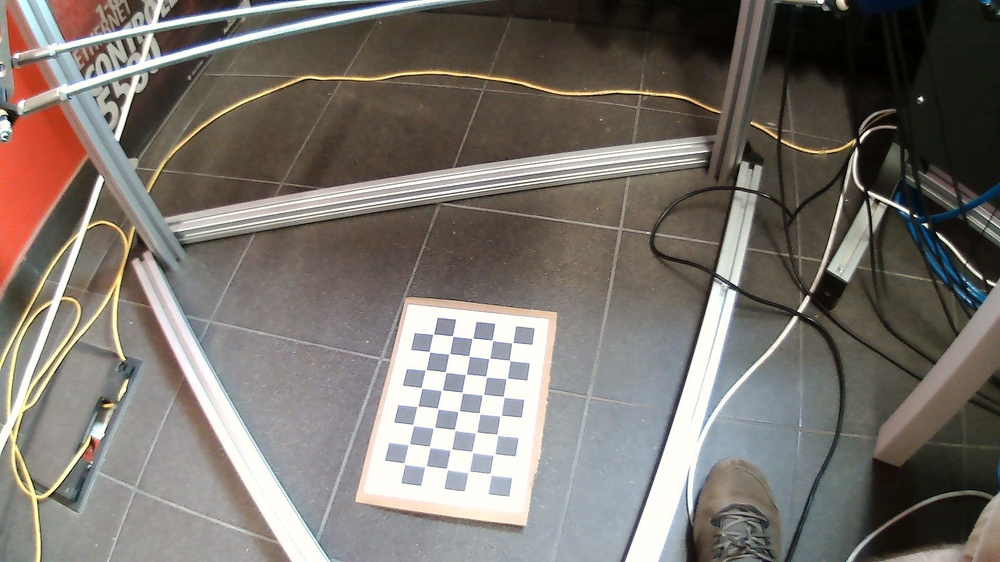
#> input picture distoritonCalibration/calibraion photos/WIN_20220831_14_25_26_Pro.jpg, 1000 x 562 px, shrunk from 1920 x 1080 before the run; its folder holds only this picture in this run
$ python distortion_calibration.py
#> lines starting #> are read from the running program, lines starting #| are printed output that depends on the picture; after the words box and inside, x2 and y2 are one past the last pixel; in counts of white or black regions, pixels touching at a corner belong together
import numpy as np
import cv2 as cv
import time as t
import glob
import json

# settings
chessboard_size = (5, 8)

# termination criteria
criteria = (cv.TERM_CRITERIA_EPS + cv.TERM_CRITERIA_MAX_ITER, 30, 0.001)

# prepare object points shaped [[0. 0. 0.], [1. 0. 0.], [0. 0. 0.], ... , [chessboard_size[0]. chessboard_size[1]. 0.]}
objp = np.zeros((chessboard_size[0] * chessboard_size[1], 3), np.float32)
objp[:, :2] = np.mgrid[0:chessboard_size[0], 0:chessboard_size[1]].T.reshape(-1, 2)

# prepare list to store img points
obj_points = []  # 3D points in real world
img_points = []  # 2D points on captured frame

# get path and name for all jpgs
images = glob.glob('distoritonCalibration/calibraion photos/*.jpg')

for location in images:
    img = cv.imread(location)
#> img is the input picture: shape (562, 1000, 3); mean B, G, R 109.3, 115.6, 121.6
    img_gray = cv.cvtColor(img, cv.COLOR_BGR2GRAY)
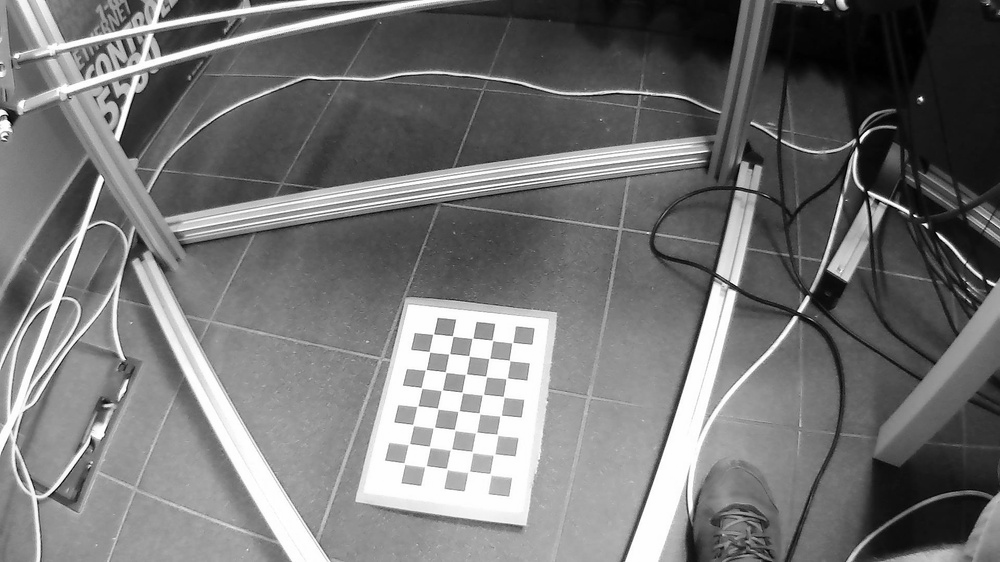
#> img_gray: shape (562, 1000); min 0, max 255, mean 116.7

    # find the chessboard corners
    ret, corners = cv.findChessboardCorners(img_gray, (chessboard_size[0], chessboard_size[1]), None)
#> ret = True; corners = 40 rows, first 8: [489.8, 473.3], [469.5, 470.4], [445.8, 467.9], [426.8, 465.6], [403.6, 462.9], [495.1, 453.6], [471.6, 451.2], [451.9, 448.5]

    if ret:
        obj_points.append(objp)

        corners2 = cv.cornerSubPix(img_gray, corners, (11, 11), (-1, -1), criteria)
#> corners2 = 40 rows, first 8: [490.3, 474.2], [468.7, 471.6], [446.6, 468.9], [425.7, 465.9], [404.4, 463.5], [494.2, 454.4], [472.2, 451.8], [451, 449.3]
        img_points.append(corners)

        cv.drawChessboardCorners(img, (chessboard_size[0], chessboard_size[1]), corners2, ret)
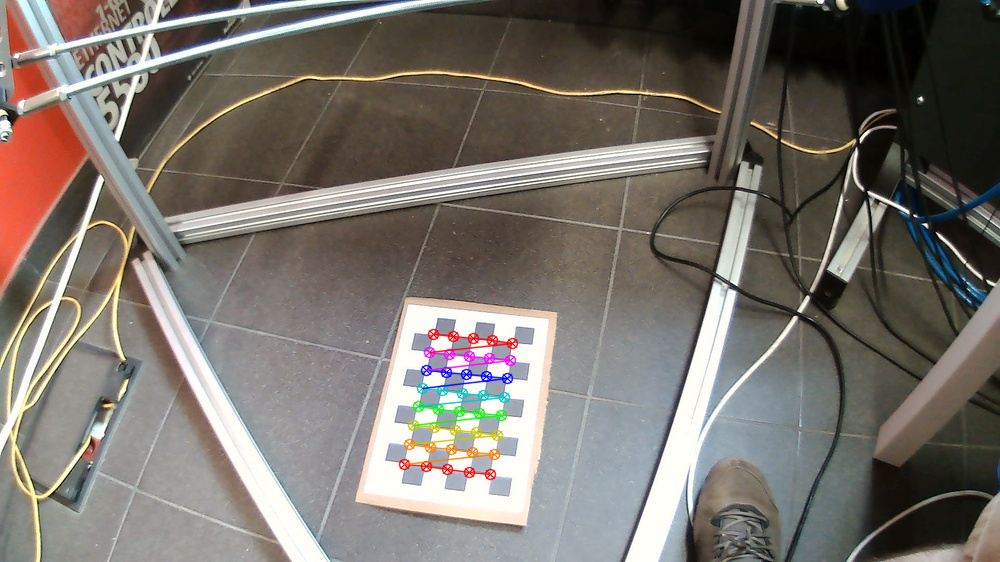
#> img: shape (562, 1000, 3); 1.2% of pixels changed, all inside (x1, y1, x2, y2) = (398, 328, 519, 481)

        ret, camera_matrix, distortion, rotation_vectors, translation_vectors = cv.calibrateCamera(obj_points,
                                                                                                   img_points,
                                                                                                   img.shape[:2], None,
                                                                                                   None)
#> ret = 0.265; camera_matrix = [[1557, 0, 292.2], [0, 2884.6, 516.3], [0, 0, 1]]; distortion = [[3.57, -9.32, -0.0382, -0.24, -876.9]]; rotation_vectors = ([-0.271, -1.47, -2.53],); translation_vectors = ([9.01, -0.949, 67.99],)

        cv.imshow('CameraCalibration', img)
        cv.waitKey(200)

# undistort the image
for img in images:
    img = cv.imread(img)
    h, w = img.shape[:2]
    new_camera_matrix, roi = cv.getOptimalNewCameraMatrix(camera_matrix, distortion, (w, h), 1, (w, h))
#> new_camera_matrix = [[1631, 0, 258.6], [0, 2592.1, 483.4], [0, 0, 1]]; roi = (7, 80, 992, 441)
    dst = cv.undistort(img, camera_matrix, distortion, None, new_camera_matrix)
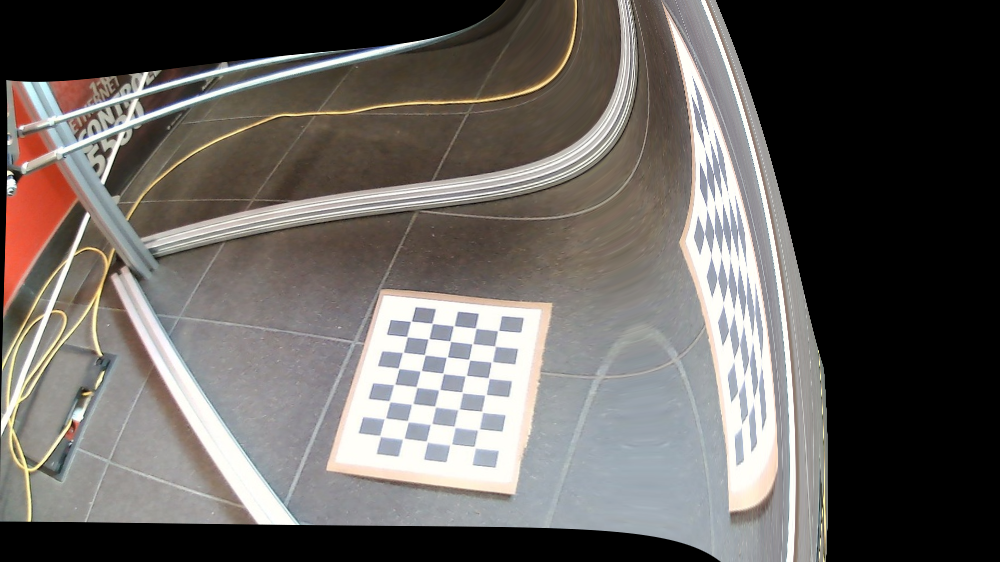
#> dst: shape (562, 1000, 3); mean B, G, R 95.6, 99.1, 103.5

    # crop the img
    x, y, w, h = roi
#> x = 7; y = 80; w = 992; h = 441
    dst = dst[y:y + h, x:x + w]
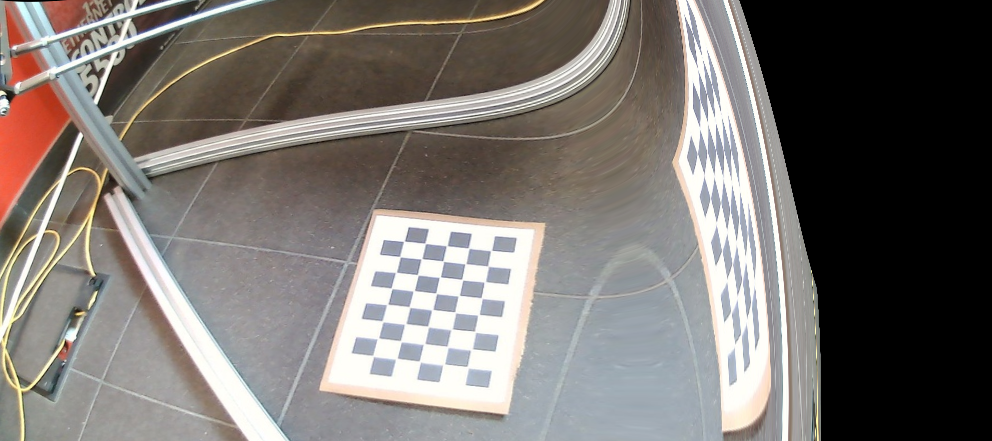
#> dst: shape (441, 992, 3); mean B, G, R 112.8, 116.7, 122

    cv.imshow("Calibratied img", dst)
    cv.waitKey(500)

cv.destroyAllWindows()

# # save camera calibration data to json file
# data = {"ret": ret, "camera_matrix": camera_matrix.tolist(), "dist": distortion.tolist()}
#
# fname = "CameraCalibrationData.json"
#
# with open(fname, "w") as f:
#     json.dump(data, f)

$ run again, on distoritonCalibration/calibraion photos/WIN_20220831_14_25_58_Pro.jpg
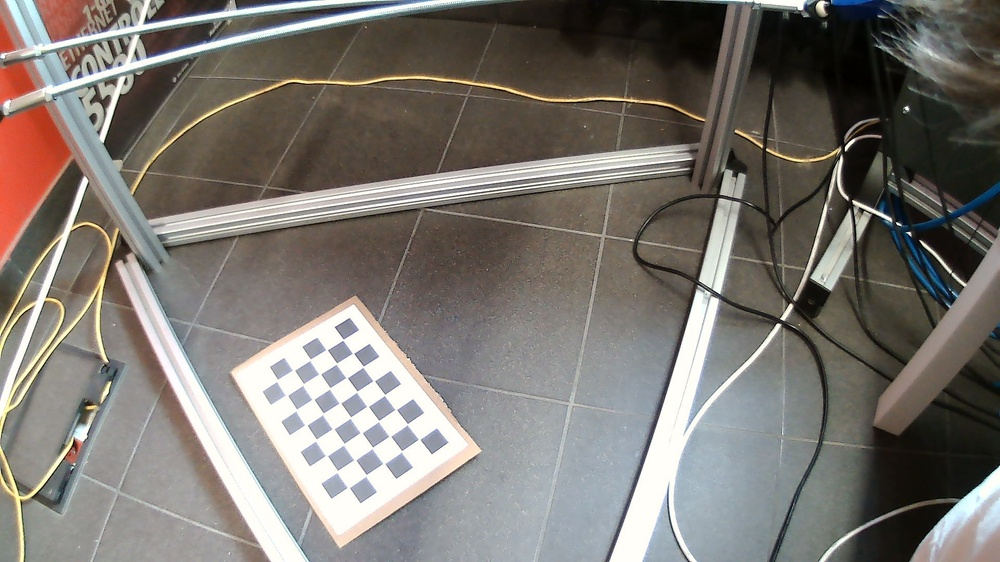
#> input picture distoritonCalibration/calibraion photos/WIN_20220831_14_25_58_Pro.jpg, 1000 x 562 px, shrunk from 1920 x 1080 before the run
#> img is the input picture: shape (562, 1000, 3); mean B, G, R 112.3, 118, 122.9
#> `ret, corners = cv.findChessboardCorners(img_gray, (chessboard_size[0],..`: ret = True; corners = 40 rows, first 8: [419.7, 439.4], [402, 450.5], [385.1, 463.5], [366.5, 474.3], [349.5, 487.6], [407.6, 423.4], [390.5, 435.9], [372.8, 447]
#> corners2 = 40 rows, first 8: [418.9, 439.2], [402, 451.1], [383.7, 463.4], [366.3, 475.2], [348.3, 487.4], [407.5, 424.2], [389.7, 436], [372.6, 447.8]
#> `cv.drawChessboardCorners(img, (chessboard_size[0], chessboard_size[1])..`:
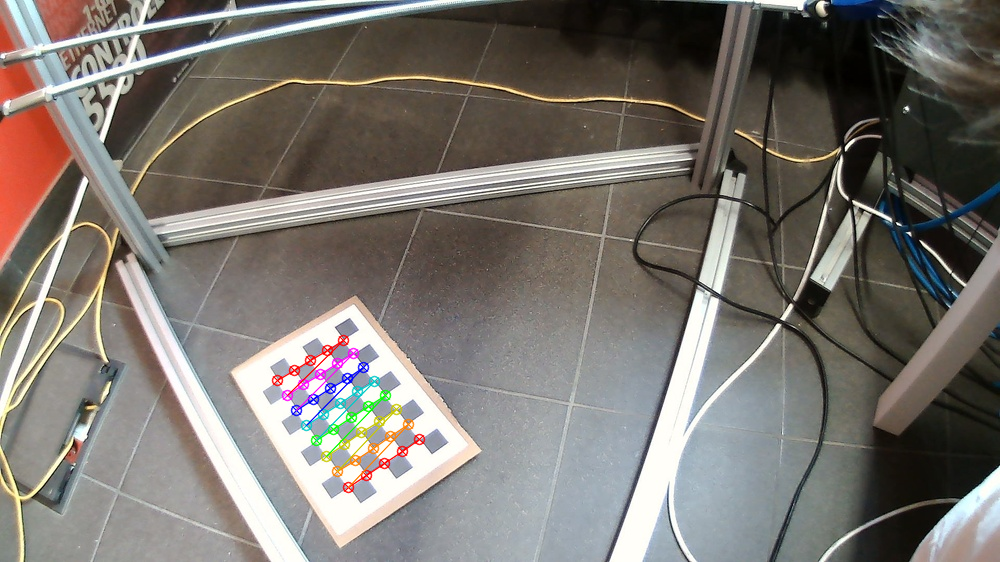
#> img: shape (562, 1000, 3); 1.08% of pixels changed, all inside (x1, y1, x2, y2) = (271, 334, 426, 494)
#> `ret, camera_matrix, distortion, rotation_vectors, translation_vectors ..`: ret = 0.284; camera_matrix = [[1002.2, 0, 271.2], [0, 1807.7, 528.9], [0, 0, 1]]; distortion = [[2.94, -120.6, -0.133, -0.00471, 2030.4]]; rotation_vectors = ([-0.267, 1.28, 2.33],); translation_vectors = ([7.2, -2.28, 50.65],)
#> new_camera_matrix = [[2295.2, 0, 510], [0, 2569, 503.7], [0, 0, 1]]; roi = (418, 503, 96, 2)
#> `dst = cv.undistort(img, camera_matrix, distortion, None, new_camera_ma..`:
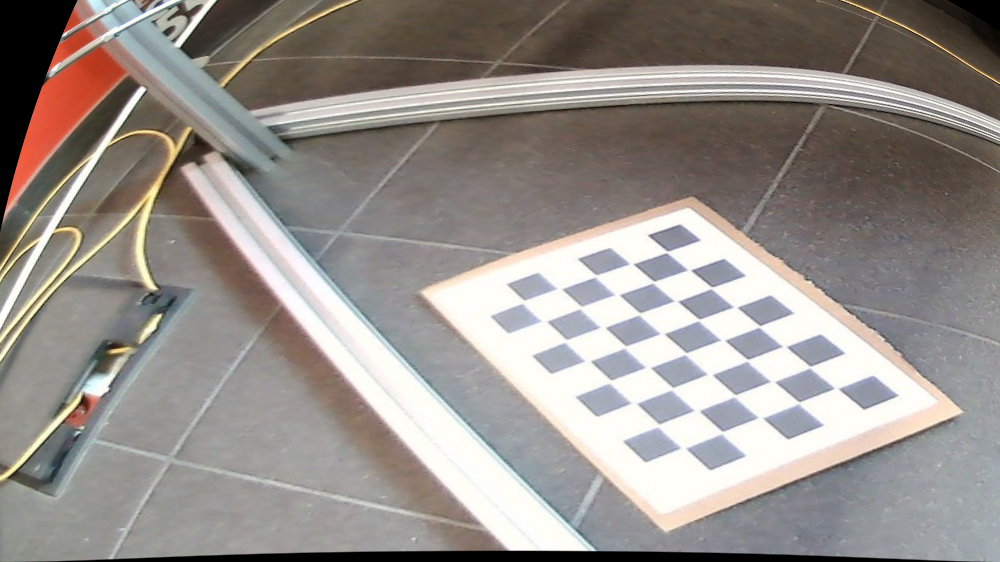
#> dst: shape (562, 1000, 3); mean B, G, R 139.5, 144, 150.2
#> `x, y, w, h = roi`: x = 418; y = 503; w = 96; h = 2

$ run again, on distoritonCalibration/calibraion photos/WIN_20220831_14_26_02_Pro.jpg
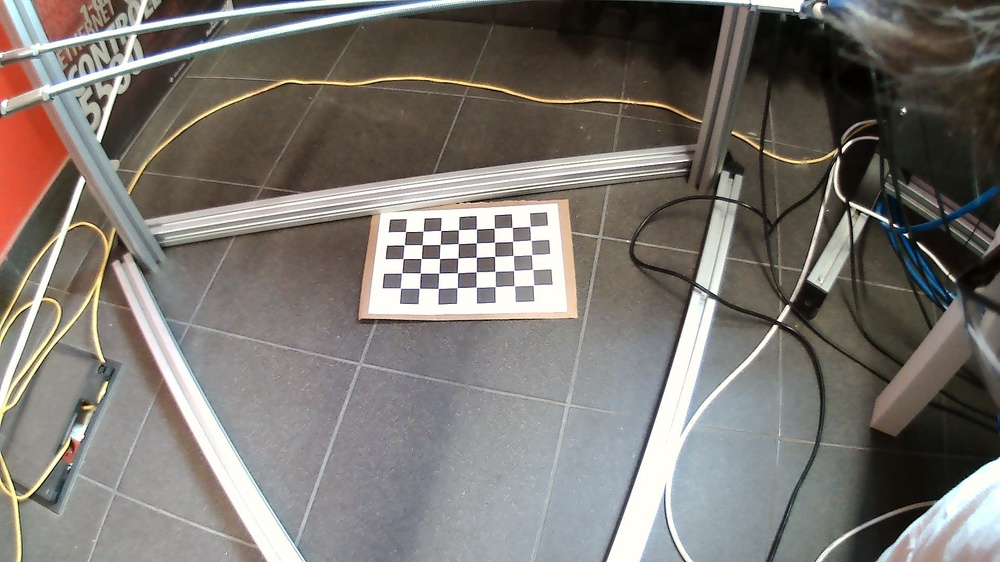
#> input picture distoritonCalibration/calibraion photos/WIN_20220831_14_26_02_Pro.jpg, 1000 x 562 px, shrunk from 1920 x 1080 before the run
#> img is the input picture: shape (562, 1000, 3); mean B, G, R 112.9, 118.3, 123.1
#> `ret, corners = cv.findChessboardCorners(img_gray, (chessboard_size[0],..`: ret = True; corners = 40 rows, first 8: [529.8, 226.5], [530.7, 240.2], [531.6, 254.8], [532.5, 269.4], [533.4, 285.2], [512.1, 227.3], [512.6, 241.4], [513.2, 255.5]
#> corners2 = 40 rows, first 8: [530, 226.4], [530.8, 240.2], [531.6, 254.6], [532.6, 269.5], [533.5, 285.1], [512.2, 227.3], [512.6, 241.4], [513.3, 255.5]
#> `cv.drawChessboardCorners(img, (chessboard_size[0], chessboard_size[1])..`:
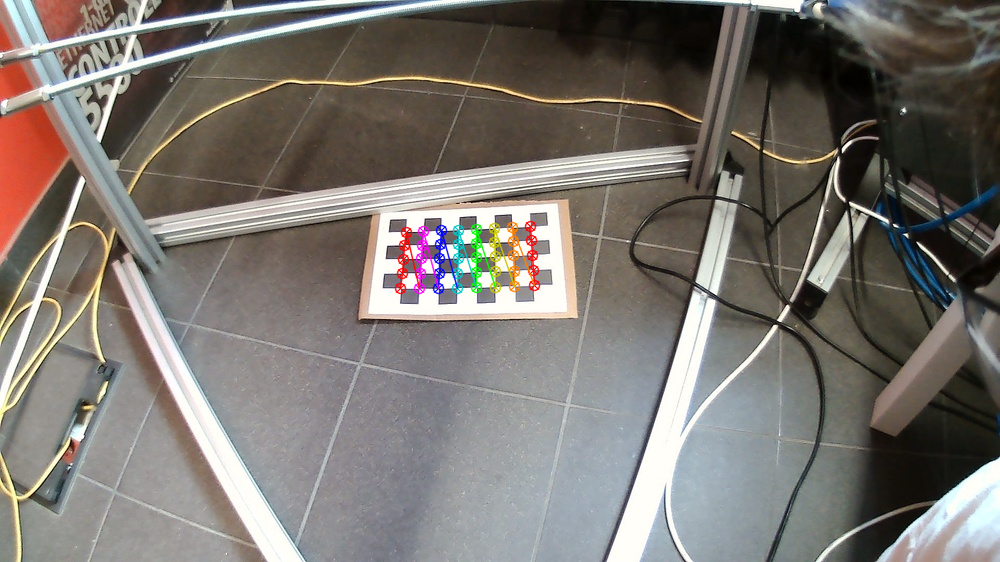
#> img: shape (562, 1000, 3); 1% of pixels changed, all inside (x1, y1, x2, y2) = (394, 220, 541, 295)
#> `ret, camera_matrix, distortion, rotation_vectors, translation_vectors ..`: ret = 0.194; camera_matrix = [[1001.9, 0, 292.5], [0, 2055.3, 574.5], [0, 0, 1]]; distortion = [[-2.14, 23.83, -0.0118, -0.0356, -94.16]]; rotation_vectors = ([-0.654, 0.971, 1.52],); translation_vectors = ([13.08, -9.14, 49.75],)
#> new_camera_matrix = [[957.6, 0, 323.7], [0, 1800.9, 570.9], [0, 0, 1]]; roi = (44, 68, 955, 491)
#> `x, y, w, h = roi`: x = 44; y = 68; w = 955; h = 491
#> `dst = dst[y:y + h, x:x + w]`:
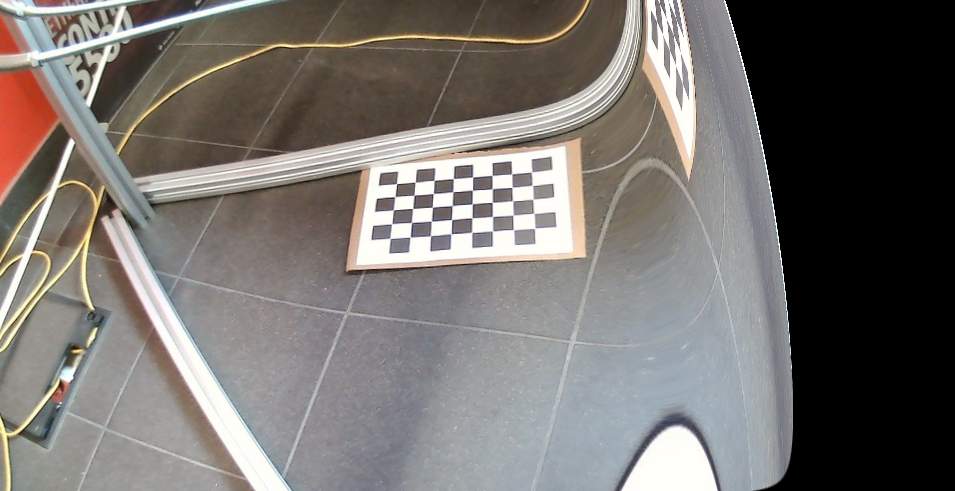
#> dst: shape (491, 955, 3); mean B, G, R 110.1, 113.5, 117.8

$ run again, on distoritonCalibration/calibraion photos/WIN_20220831_14_26_06_Pro.jpg
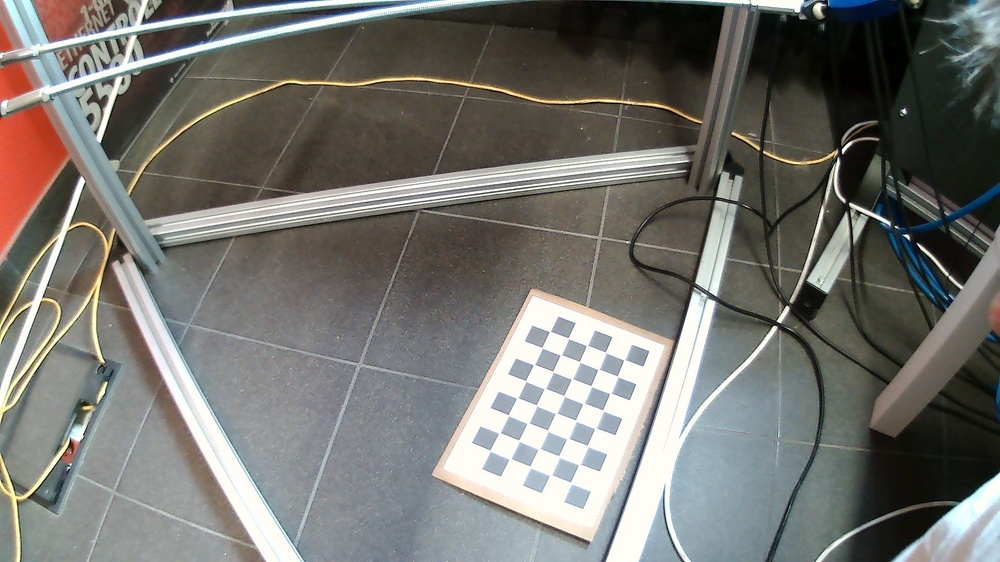
#> input picture distoritonCalibration/calibraion photos/WIN_20220831_14_26_06_Pro.jpg, 1000 x 562 px, shrunk from 1920 x 1080 before the run
#> img is the input picture: shape (562, 1000, 3); mean B, G, R 111, 115.7, 116.3
#> `ret, corners = cv.findChessboardCorners(img_gray, (chessboard_size[0],..`: ret = True; corners = 40 rows, first 8: [570.5, 482.2], [550.4, 474.9], [529.6, 466.3], [510.5, 458.2], [489.4, 450.1], [579.4, 464.2], [558.3, 455.7], [538.5, 449.2]
#> corners2 = 40 rows, first 8: [570.6, 482.7], [550.8, 474.7], [529.7, 466.6], [510.3, 458.6], [489.7, 450.5], [579.7, 464.2], [558.6, 456.4], [539.3, 448.6]
#> `cv.drawChessboardCorners(img, (chessboard_size[0], chessboard_size[1])..`:
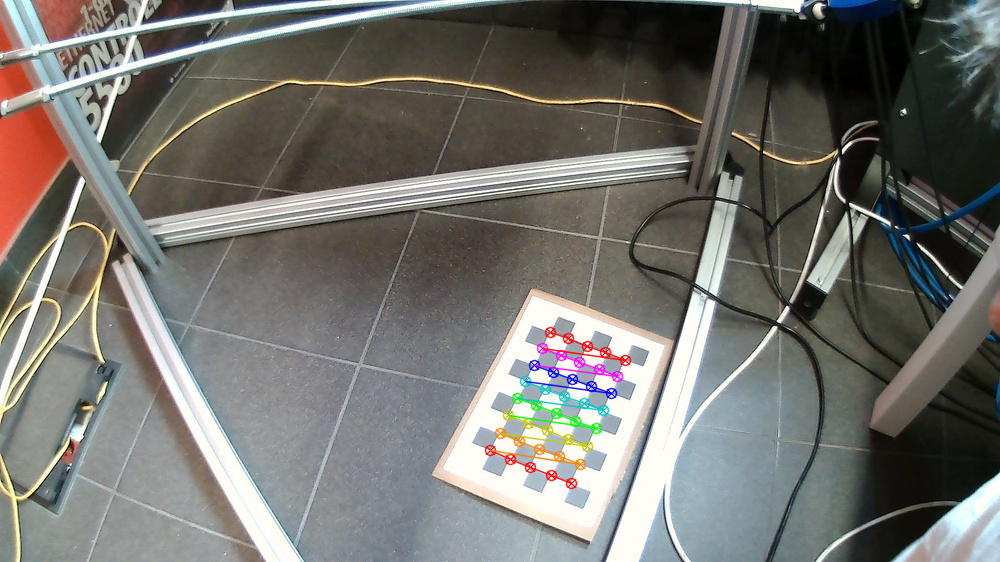
#> img: shape (562, 1000, 3); 1.19% of pixels changed, all inside (x1, y1, x2, y2) = (484, 326, 632, 490)
#> `ret, camera_matrix, distortion, rotation_vectors, translation_vectors ..`: ret = 0.597; camera_matrix = [[1421.8, 0, 327.8], [0, 1600.5, 517.1], [0, 0, 1]]; distortion = [[3.82, -314.8, -0.0537, 0.663, 3719.3]]; rotation_vectors = ([-0.0213, -0.405, -2.69],); translation_vectors = ([12.12, -1.59, 89.29],)
#> new_camera_matrix = [[2235, 0, 633.4], [0, 3100.7, 413], [0, 0, 1]]; roi = (528, 410, 104, 5)
#> `dst = cv.undistort(img, camera_matrix, distortion, None, new_camera_ma..`:
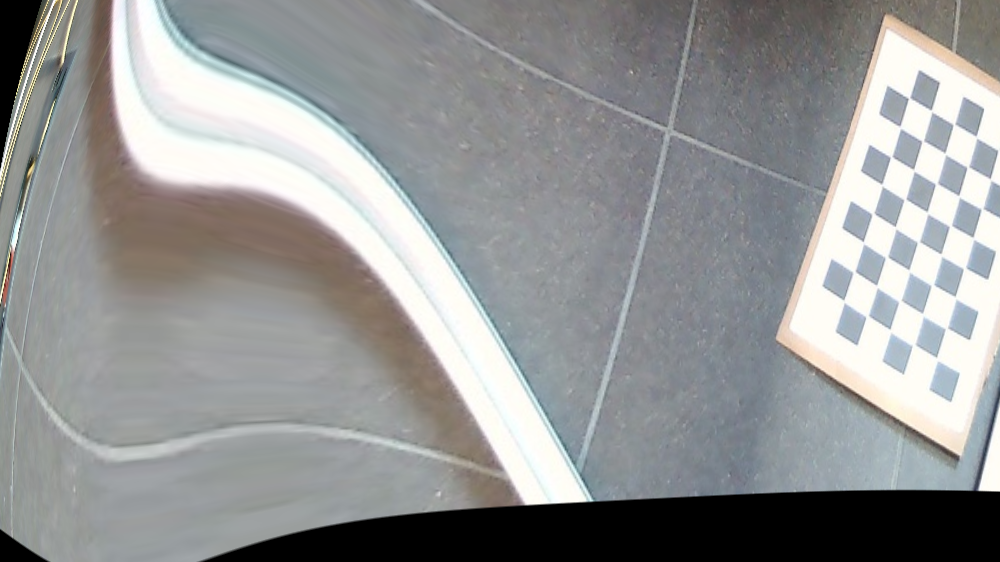
#> dst: shape (562, 1000, 3); mean B, G, R 149.3, 149.3, 147.9
#> `x, y, w, h = roi`: x = 528; y = 410; w = 104; h = 5
